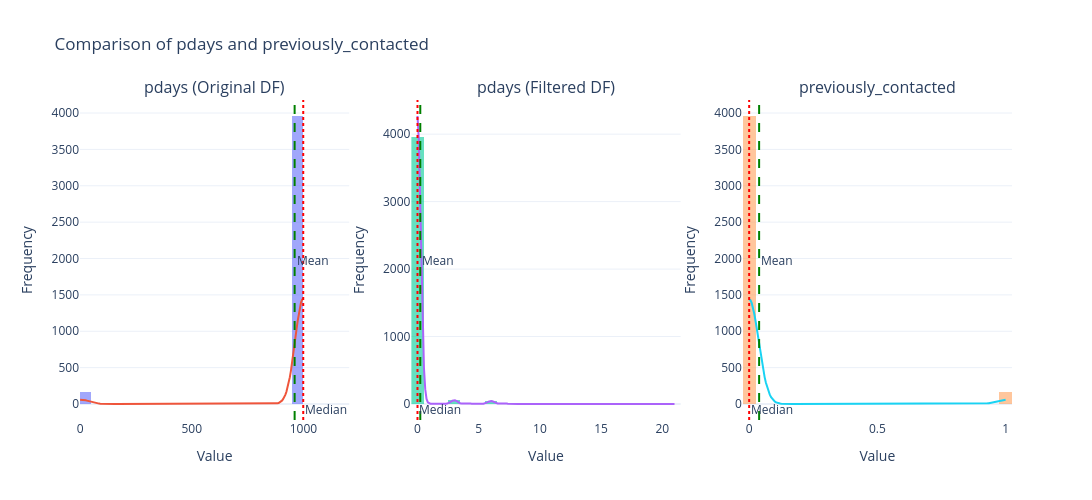

This figure's notebook cell:
### Markdown cell above
## Distributions After Cleaning
### Numeric
#### Histograms

### Code cell
features = {
    "pdays (Original DF)": df["pdays"],
    "pdays (Filtered DF)": df_pdays["pdays"],
    "previously_contacted": df_pdays["previously_contacted"]
}

fig = make_subplots(
    rows=1,
    cols=3,
    subplot_titles=list(features.keys())
)

for i, (name, series) in enumerate(features.items(), start=1):

    data = series.dropna()

    # Histogram
    fig.add_trace(
        go.Histogram(
            x=data,
            nbinsx=30,
            opacity=0.6,
            showlegend=False
        ),
        row=1,
        col=i
    )

    # KDE only if enough unique values
    if data.nunique() > 1:

        kde = gaussian_kde(data)

        x_range = np.linspace(
            data.min(),
            data.max(),
            200
        )

        kde_values = kde(x_range)

        fig.add_trace(
            go.Scatter(
                x=x_range,
                y=kde_values * len(data) * (data.max() - data.min()) / 30,
                mode="lines",
                line=dict(width=2),
                showlegend=False
            ),
            row=1,
            col=i
        )

    # Mean
    fig.add_vline(
        x=data.mean(),
        line_dash="dash",
        line_color="green",
        annotation_text="Mean",
        annotation_position="right",
        row=1,
        col=i
    )

    # Median
    fig.add_vline(
        x=data.median(),
        line_dash="dot",
        line_color="red",
        annotation_text="Median",
        annotation_position="bottom right",
        row=1,
        col=i
    )

fig.update_layout(
    title="Comparison of pdays and previously_contacted",
    template="plotly_white",
    width=1500,
    height=500,
    showlegend=False
)

fig.update_xaxes(title_text="Value")
fig.update_yaxes(title_text="Frequency")

fig.show()

### Figure 1 — Plotly figure (JSON) as saved in the notebook; plotly's stock layout.template omitted (floating-point values rounded to 4 significant figures; data arrays with more than 128 entries replaced by an {"elided": "..."} marker saying what was removed)
{"data": [{"nbinsx": 30, "opacity": 0.6, "showlegend": false, "type": "histogram", "x": {"elided": "4119 int values"}, "xaxis": "x", "yaxis": "y"}, {"line": {"width": 2}, "mode": "lines", "showlegend": false, "type": "scatter", "x": {"elided": "200 float values"}, "xaxis": "x", "y": {"elided": "200 float values"}, "yaxis": "y"}, {"nbinsx": 30, "opacity": 0.6, "showlegend": false, "type": "histogram", "x": {"elided": "4119 int values"}, "xaxis": "x2", "yaxis": "y2"}, {"line": {"width": 2}, "mode": "lines", "showlegend": false, "type": "scatter", "x": {"elided": "200 float values"}, "xaxis": "x2", "y": {"elided": "200 float values"}, "yaxis": "y2"}, {"nbinsx": 30, "opacity": 0.6, "showlegend": false, "type": "histogram", "x": {"elided": "4119 int values"}, "xaxis": "x3", "yaxis": "y3"}, {"line": {"width": 2}, "mode": "lines", "showlegend": false, "type": "scatter", "x": {"elided": "200 float values"}, "xaxis": "x3", "y": {"elided": "200 float values"}, "yaxis": "y3"}], "layout": {"annotations": [{"font": {"size": 16}, "showarrow": false, "text": "pdays (Original DF)", "x": 0.1444, "xanchor": "center", "xref": "paper", "y": 1, "yanchor": "bottom", "yref": "paper"}, {"font": {"size": 16}, "showarrow": false, "text": "pdays (Filtered DF)", "x": 0.5, "xanchor": "center", "xref": "paper", "y": 1, "yanchor": "bottom", "yref": "paper"}, {"font": {"size": 16}, "showarrow": false, "text": "previously_contacted", "x": 0.8556, "xanchor": "center", "xref": "paper", "y": 1, "yanchor": "bottom", "yref": "paper"}, {"showarrow": false, "text": "Mean", "x": 960.4, "xanchor": "left", "xref": "x", "y": 0.5, "yanchor": "middle", "yref": "y domain"}, {"showarrow": false, "text": "Median", "x": 999, "xanchor": "left", "xref": "x", "y": 0, "yanchor": "bottom", "yref": "y domain"}, {"showarrow": false, "text": "Mean", "x": 0.2277, "xanchor": "left", "xref": "x2", "y": 0.5, "yanchor": "middle", "yref": "y2 domain"}, {"showarrow": false, "text": "Median", "x": 0, "xanchor": "left", "xref": "x2", "y": 0, "yanchor": "bottom", "yref": "y2 domain"}, {"showarrow": false, "text": "Mean", "x": 0.03884, "xanchor": "left", "xref": "x3", "y": 0.5, "yanchor": "middle", "yref": "y3 domain"}, {"showarrow": false, "text": "Median", "x": 0, "xanchor": "left", "xref": "x3", "y": 0, "yanchor": "bottom", "yref": "y3 domain"}], "height": 500, "shapes": [{"line": {"color": "green", "dash": "dash"}, "type": "line", "x0": 960.4, "x1": 960.4, "xref": "x", "y0": 0, "y1": 1, "yref": "y domain"}, {"line": {"color": "red", "dash": "dot"}, "type": "line", "x0": 999, "x1": 999, "xref": "x", "y0": 0, "y1": 1, "yref": "y domain"}, {"line": {"color": "green", "dash": "dash"}, "type": "line", "x0": 0.2277, "x1": 0.2277, "xref": "x2", "y0": 0, "y1": 1, "yref": "y2 domain"}, {"line": {"color": "red", "dash": "dot"}, "type": "line", "x0": 0, "x1": 0, "xref": "x2", "y0": 0, "y1": 1, "yref": "y2 domain"}, {"line": {"color": "green", "dash": "dash"}, "type": "line", "x0": 0.03884, "x1": 0.03884, "xref": "x3", "y0": 0, "y1": 1, "yref": "y3 domain"}, {"line": {"color": "red", "dash": "dot"}, "type": "line", "x0": 0, "x1": 0, "xref": "x3", "y0": 0, "y1": 1, "yref": "y3 domain"}], "showlegend": false, "title": {"text": "Comparison of pdays and previously_contacted"}, "width": 1500, "xaxis": {"anchor": "y", "domain": [0, 0.2889], "title": {"text": "Value"}}, "xaxis2": {"anchor": "y2", "domain": [0.3556, 0.6444], "title": {"text": "Value"}}, "xaxis3": {"anchor": "y3", "domain": [0.7111, 1], "title": {"text": "Value"}}, "yaxis": {"anchor": "x", "domain": [0, 1], "title": {"text": "Frequency"}}, "yaxis2": {"anchor": "x2", "domain": [0, 1], "title": {"text": "Frequency"}}, "yaxis3": {"anchor": "x3", "domain": [0, 1], "title": {"text": "Frequency"}}}}
